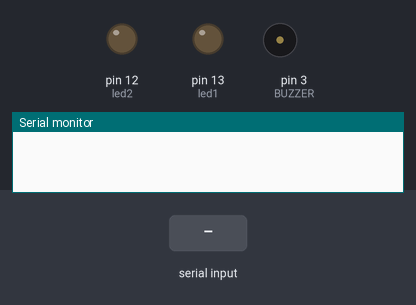
Recording of a sketch running on a simulated Arduino Uno, built with avr-gcc and run on an emulated ATmega328P. Parts: output pins drawn as LEDs (lit = HIGH), buzzer (waves = sounding), the last lines printed to the serial monitor. Inputs (shaded band) come from the test bench.

Above: at 1.2 s.
1.3 s: "Fallo\n" received over the second serial link
At 1.7 s:
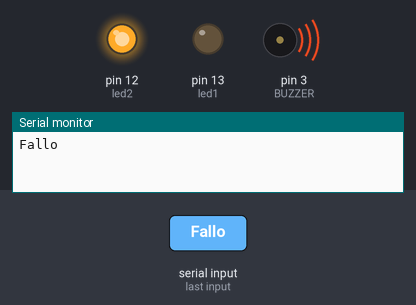
2.9 s: "T:\n" received over the second serial link
At 4.1 s:
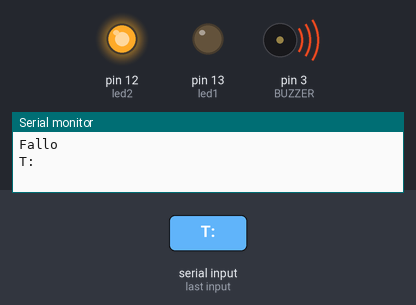
4.4 s: "H:\n" received over the second serial link
At 5.3 s:
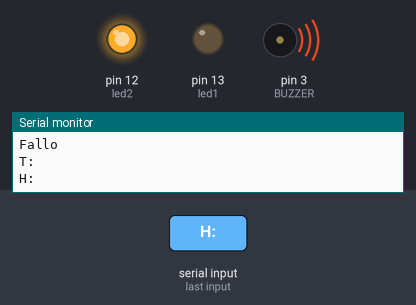
Timing chart, 0 to 7.4 s (numbered marks = the images above; inputs shaded):
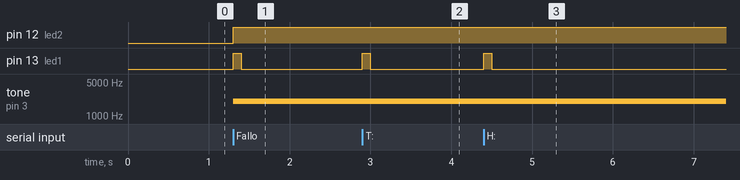

The sketch:

TestUnitario5_Tierra.ino
```cpp
#include <SoftwareSerial.h>
SoftwareSerial mySerial(10, 11); // RX, TX

const int BUZZER = 3;
const int led1 = 13; //led verd (enviaments)
const int led2 = 12; //led vermell (error)

//variables control led verd
unsigned long lastDataTime = 0;
const unsigned long LED_DELAY = 100;

//variables de l'alarma
bool esperandoTimeout = true;
unsigned long nextTimeoutHT = 0;

void setup() {
   Serial.begin(9600);   // conexió amb Python
   mySerial.begin(9600); // conexió amb satèl·lit

   nextTimeoutHT = millis() + 3000;

   pinMode(BUZZER, OUTPUT);
   pinMode(led1, OUTPUT);
   pinMode(led2, OUTPUT);

   // Inicialmente LEDs apagados
   digitalWrite(led1, LOW);
   digitalWrite(led2, LOW);
}

void loop() {
   // Dades de satèl·lit a Python
   while (mySerial.available()) {
      String data = mySerial.readStringUntil('\n');
      data.trim();
      Serial.println(data);

      // Encendre verd quan es rebin dades
      digitalWrite(led1, HIGH);
      lastDataTime = millis();

      if (data.indexOf("Fallo") >= 0){
         tone(BUZZER, 2000);
         digitalWrite(led2, HIGH); // Encendre led vermella- Fallo
      }

      if (data.indexOf("T:") >= 0 && data.indexOf("H:") >= 0){
         noTone(BUZZER);
         digitalWrite(led2, LOW);  // Apagar el led vermell quan es torni a enviar dades
      }
   }

   // Apagar LED verd (intermitent)
   if (millis() - lastDataTime >= LED_DELAY) {
      digitalWrite(led1, LOW);
   }

   // Rebre comandes de Python a satèl·lit
   while (Serial.available()) {
      String cmd = Serial.readStringUntil('\n');
      mySerial.println(cmd);
   }
}
```

Measured:
- after the input at 1.3 s, pin 12 (led2): LOW → HIGH at once; pin 13 (led1): LOW → HIGH at once, → LOW 0.10 s later; tone on pin 3 (BUZZER): silent → 2000 Hz at once
- after the input at 2.9 s, pin 13 (led1): LOW → HIGH at once, → LOW 0.10 s later
- after the input at 4.4 s, pin 13 (led1): LOW → HIGH at once, → LOW 0.10 s later
